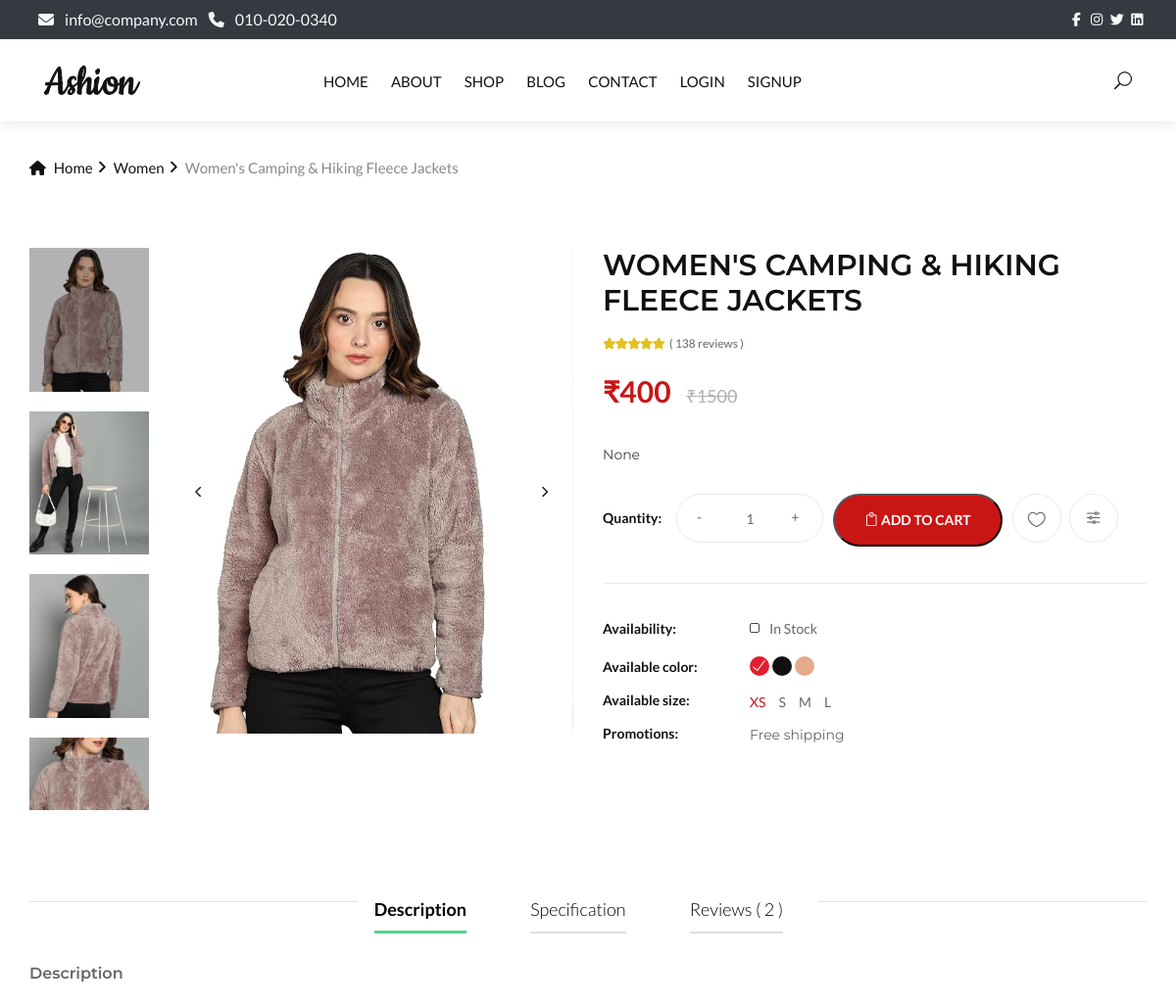
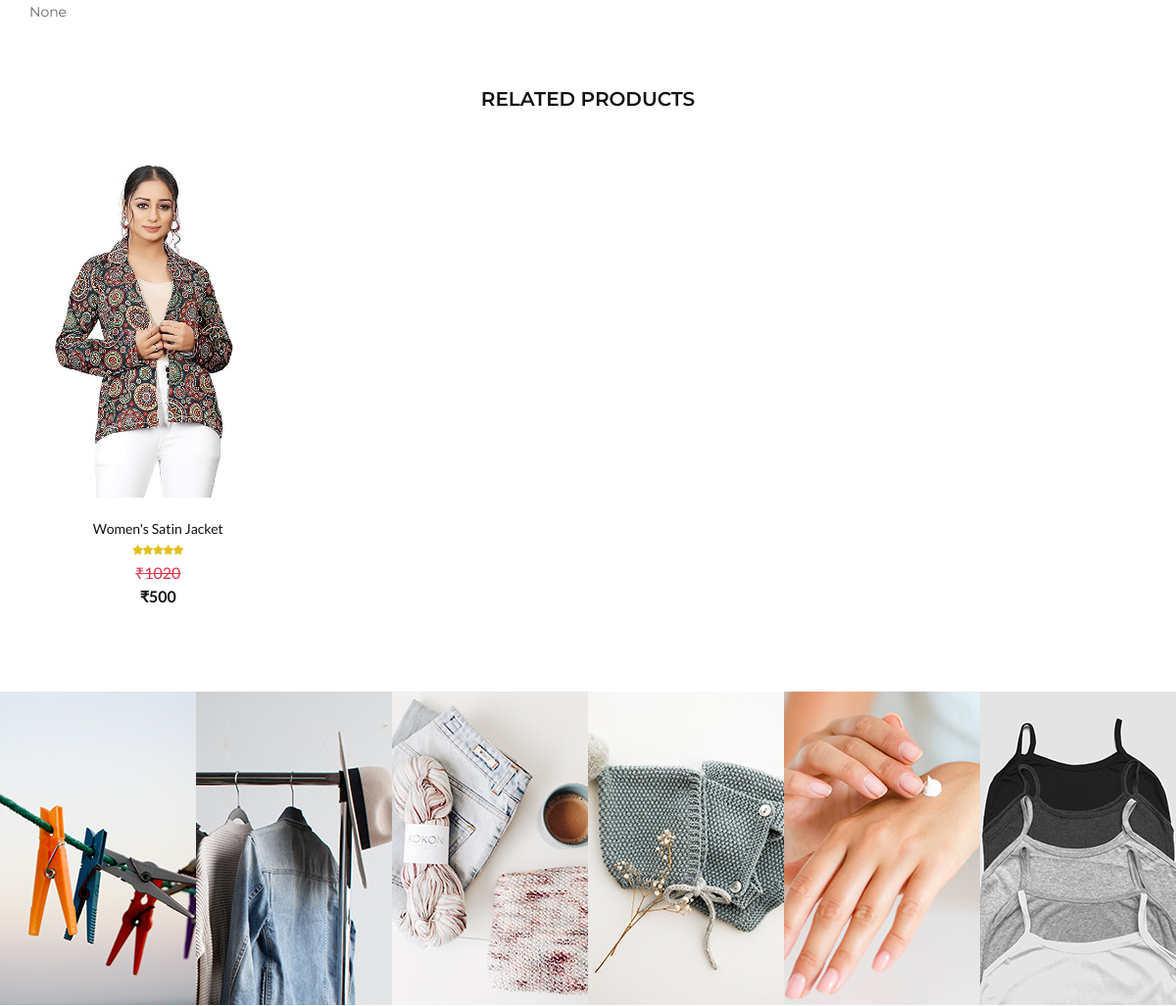
The app's page /product/4/ (upper part), older data (2 pictures, top to bottom).
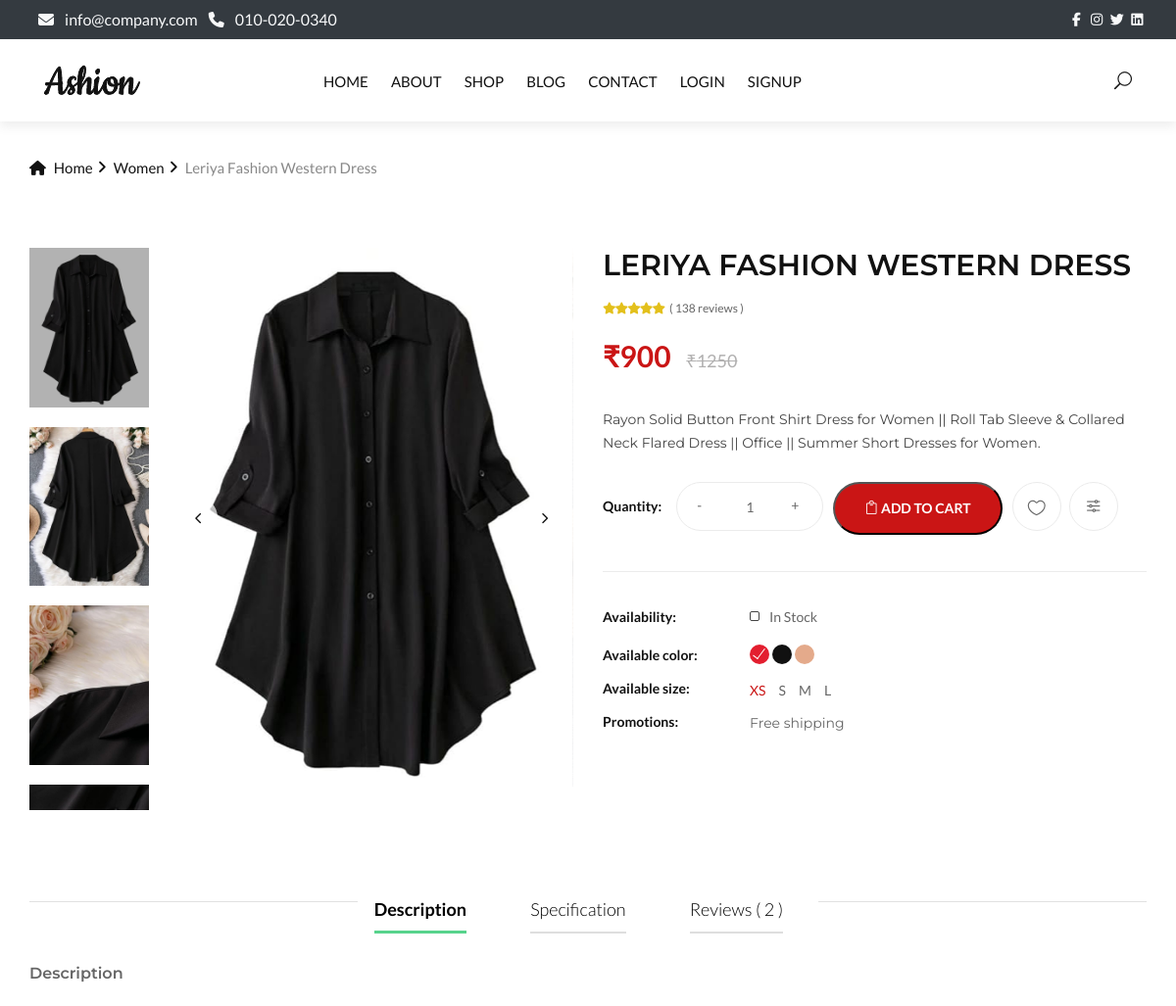
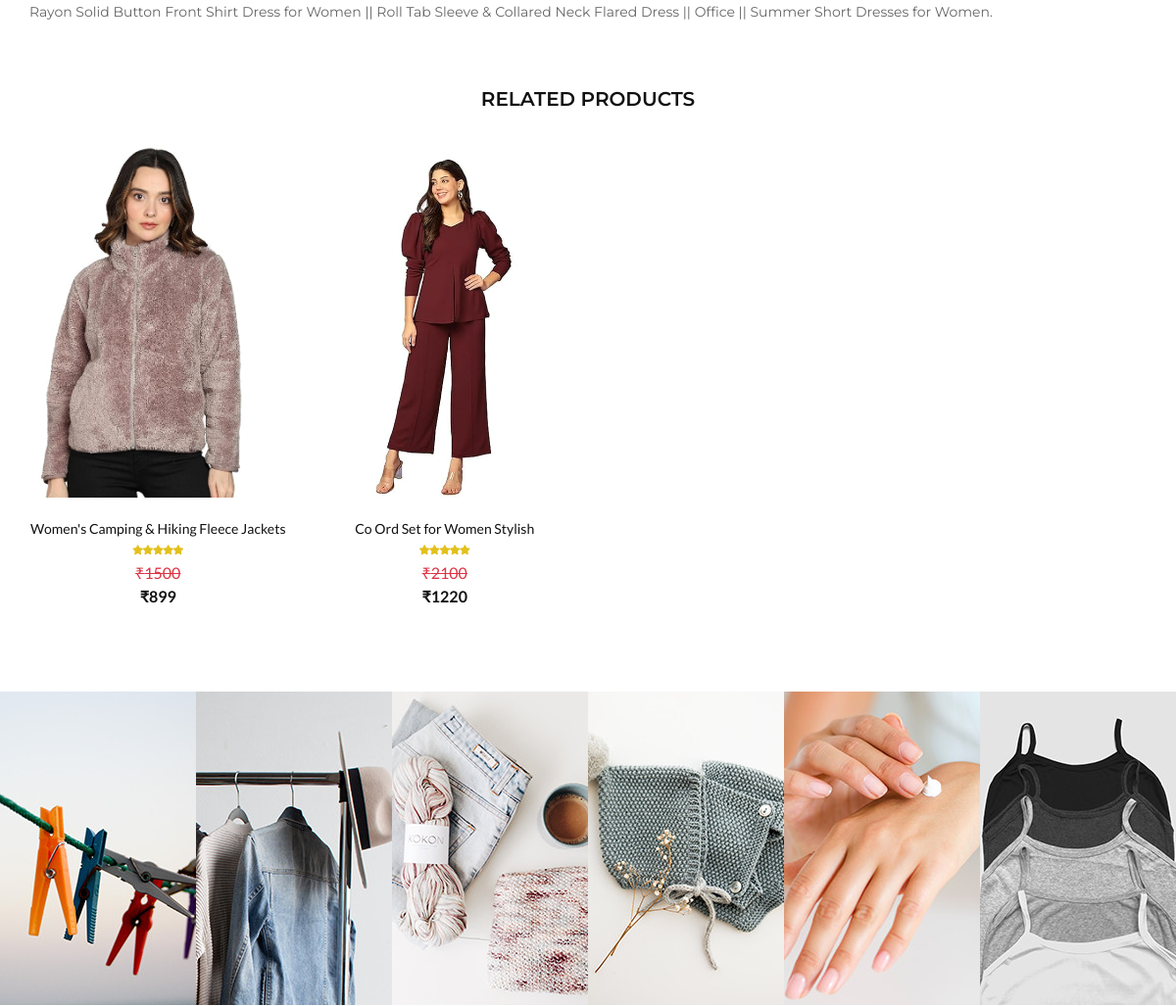
The same page, newer data (2 pictures, top to bottom).
### EcommApp/models/product.py (models this page shows, shortened)
class Product(models.Model):
    name=models.CharField(max_length=50)
    price=models.IntegerField(default=0)
    discount=models.IntegerField(default=0)
    category = models.ForeignKey(Category, on_delete=models.CASCADE, null=True)
    description=models.CharField(max_length=200,null=True,blank=True,default="")
    image1=models.ImageField(upload_to="uploads/products", blank=False, null=True)
    image2=models.ImageField(upload_to="uploads/products",  blank=True, null=True)
    image3=models.ImageField(upload_to="uploads/products",  blank=True, null=True)
    image4=models.ImageField(upload_to="uploads/products",  blank=True, null=True)
    image5=models.ImageField(upload_to="uploads/products",  blank=True, null=True)

### EcommApp/models/category.py (models this page shows, shortened)
class Category(models.Model):
    name=models.CharField(max_length=20)
    def __str__(self):
        return self.name

### EcommApp/views/productDetail.py (the view)
# urls.py: path("product/<int:product_id>/", product_detail, name="product_detail"),
def product_detail(request, product_id):
    product = get_object_or_404(Product, id=product_id)
    related_products = Product.objects.filter(category=product.category).exclude(id=product.id)
    context = {
        'product': product,
        'related_products': related_products,
        'category': product.category,
    }
    return render(request, 'productDetails.html', context)

### EcommApp/templates/productDetails.html (shortened to what this page needs)
{% extends 'navigation.html' %}
{% load static %}
{% block content %}
    <div class="breadcrumb-option">
        <div class="container">
            <div class="row">
                <div class="col-lg-12">
                    <div class="breadcrumb__links">
                        <a href="{% url 'home' %}"><i class="fa fa-home"></i> Home</a>
                        <a href="{% url 'product' %}?category={{ category.id }}">{{product.category}} </a>
                        <span>{{product.name}}</span>
                    </div>
                </div>
            </div>
        </div>
    </div>
    <section class="product-details spad">
        <div class="container">
            <div class="row">
                <div class="col-lg-6">
                    <div class="product__details__pic">
                        <div class="product__details__pic__left product__thumb nice-scroll">
                            <a class="pt active" href="#product-1">
                                <img src="{{ product.image1.url }}" alt="">
                            </a>
                            {% if product.image2 %}
                            <a class="pt" href="#product-2">
                                <img src="{{ product.image2.url }}" alt="">
                            </a>
                            {% endif %}
                            {% if product.image3 %}
                            <a class="pt" href="#product-3">
                                <img src="{{ product.image3.url }}" alt="">
                            </a>
                            {% endif %}
                            {% if product.image4 %}
                            <a class="pt" href="#product-4">
                                <img src="{{ product.image4.url }}" alt="">
                            </a>
                            {% endif %}
                        </div>
                        <div class="product__details__slider__content">
                            <div class="product__details__pic__slider owl-carousel">
                                <img data-hash="product-1" class="product__big__img" src="{{ product.image1.url }}" alt="">
                            </div>
                        </div>
                    </div>
                </div>
                <div class="col-lg-6">
                    <div class="product__details__text">
                        <h3>{{ product.name}}</h3>
                        <div class="rating">
                            <i class="fa fa-star"></i>
                            <i class="fa fa-star"></i>
                            <i class="fa fa-star"></i>
                            <i class="fa fa-star"></i>
                            <i class="fa fa-star"></i>
                            <span>( 138 reviews )</span>
                        </div>
                        <div class="product__details__price">₹{{ product.discount }} <span>₹{{ product.price }}</span></div>
                        <p>{{ product.description }}</p>
                        <div class="product__details__button">
                            <div class="quantity">
                                <span>Quantity:</span>
                                <div class="pro-qty">
                                    <input type="text" value="1">
                                </div>
                            </div>
                            <form method="post" action="{% url 'add_to_cart' product.id %}">
                                <button class="cart-btn"><span class="icon_bag_alt"></span> Add to cart</button>
                              </form>
                            <ul>
                                <li><a href="{% url 'add_to_wishlist' product.id %}"><span class="icon_heart_alt"></span></a></li>
                                <li><a href="#"><span class="icon_adjust-horiz"></span></a></li>
                            </ul>
                        </div>
                        <div class="product__details__widget">
                            <ul>
                                <li>
                                    <span>Availability:</span>
                                    <div class="stock__checkbox">
                                        <label for="stockin">
                                            In Stock
                                            <span class="checkmark"></span>
                                        </label>
                                    </div>
                                </li>
                                <li>
                                    <span>Available color:</span>
                                    <div class="color__checkbox">
                                        <label for="red">
                                            <span class="checkmark"></span>
                                        </label>
                                        <label for="black">
                                            <span class="checkmark black-bg"></span>
                                        </label>
                                        <label for="grey">
                                            <span class="checkmark grey-bg"></span>
                                        </label>
                                    </div>
                                </li>
                                <li>
                                    <span>Available size:</span>
                                    <div class="size__btn">
                                        <label for="xs-btn" class="active">
                                            xs
                                        </label>
                                        <label for="s-btn">
                                            s
                                        </label>
                                        <label for="m-btn">
                                            m
                                        </label>
                                        <label for="l-btn">
                                            l
                                        </label>
                                    </div>
                                </li>
                                <li>
                                    <span>Promotions:</span>
                                    <p>Free shipping</p>
                                </li>
                            </ul>
                        </div>
                    </div>
                </div>
                <div class="col-lg-12">
                    <div class="product__details__tab">
                        <ul class="nav nav-tabs" role="tablist">
                            <li class="nav-item">
                                <a class="nav-link active" data-toggle="tab" href="#tabs-1" role="tab">Description</a>
                            </li>
                            <li class="nav-item">
                                <a class="nav-link" data-toggle="tab" href="#tabs-2" role="tab">Specification</a>
                            </li>
                            <li class="nav-item">
                                <a class="nav-link" data-toggle="tab" href="#tabs-3" role="tab">Reviews ( 2 )</a>
                            </li>
                        </ul>
                        <div class="tab-content">
                            <div class="tab-pane active" id="tabs-1" role="tabpanel">
                                <h6>Description</h6>
                                <p>{{ product.description }}</p>
                            </div>
                        </div>
                    </div>
                </div>
            </div>
            <div class="row">
                <div class="col-lg-12 text-center">
                    <div class="related__title">
                        <h5>RELATED PRODUCTS</h5>
                    </div>
                </div>
                {% for related_product in related_products %}
                <div class="col-lg-3 col-md-4 col-sm-6">
                    <div class="product__item">
                        <div class="product__item__pic set-bg" data-setbg="{{ related_product.image1.url }}"    onclick="window.location.href='{% url 'product_detail' related_product.id %}'" style="cursor: pointer;">
                            <ul class="product__hover">
                            </ul>
                        </div>
                        <div class="product__item__text">
                            {% if related_product %}
                            <h6 id="product-title-{{product.id}}"><a href="#">{{ related_product.name }}</a></h6>
                            {% endif %}
                            <div class="rating">
                                <i class="fa fa-star"></i>
                                <i class="fa fa-star"></i>
                                <i class="fa fa-star"></i>
                                <i class="fa fa-star"></i>
                                <i class="fa fa-star"></i>
                            </div>
                            <strike class="text-danger original-price"> ₹{{related_product.price}} </strike>
                            <div class="product__price">₹{{related_product.discount}}</div>
                        </div>
                    </div>
                </div>
                {% empty %}
                <div class="col-12">
                    <p>No related products available.</p>
                </div>
                {% endfor %}
            </div>
        </div>
    </section>
    {% include 'footer.html' %}
    {% endblock %}

Row changes from the older to the newer data that the page shows:
no longer on this page (row edited): Product: name "Women's Satin Jacket", price "1020", discount "500"
changed Product "Women": name "Women's Camping & Hiking Fleece Jackets" → "Leriya Fashion Western Dress"; image1: a different picture; image2: a different picture; image3: a different picture; image4: a different picture; name "WOMEN'S CAMPING & HIKING FLEECE JACKETS" → "LERIYA FASHION WESTERN DRESS"; discount "400" → "900"; price "1500" → "1250"; description "None" → "Rayon Solid Button Front Shirt Dress for Women || Roll Tab Sleeve & Collared Neck Flared Dress || Office || Summer Short Dresses for Women."
now on this page (row edited): Product: shows a picture, name "Women's Camping & Hiking Fleece Jackets", price "1500", discount "899"
now on this page (row edited): Product: shows a picture, name "Co Ord Set for Women Stylish", price "2100", discount "1220"
